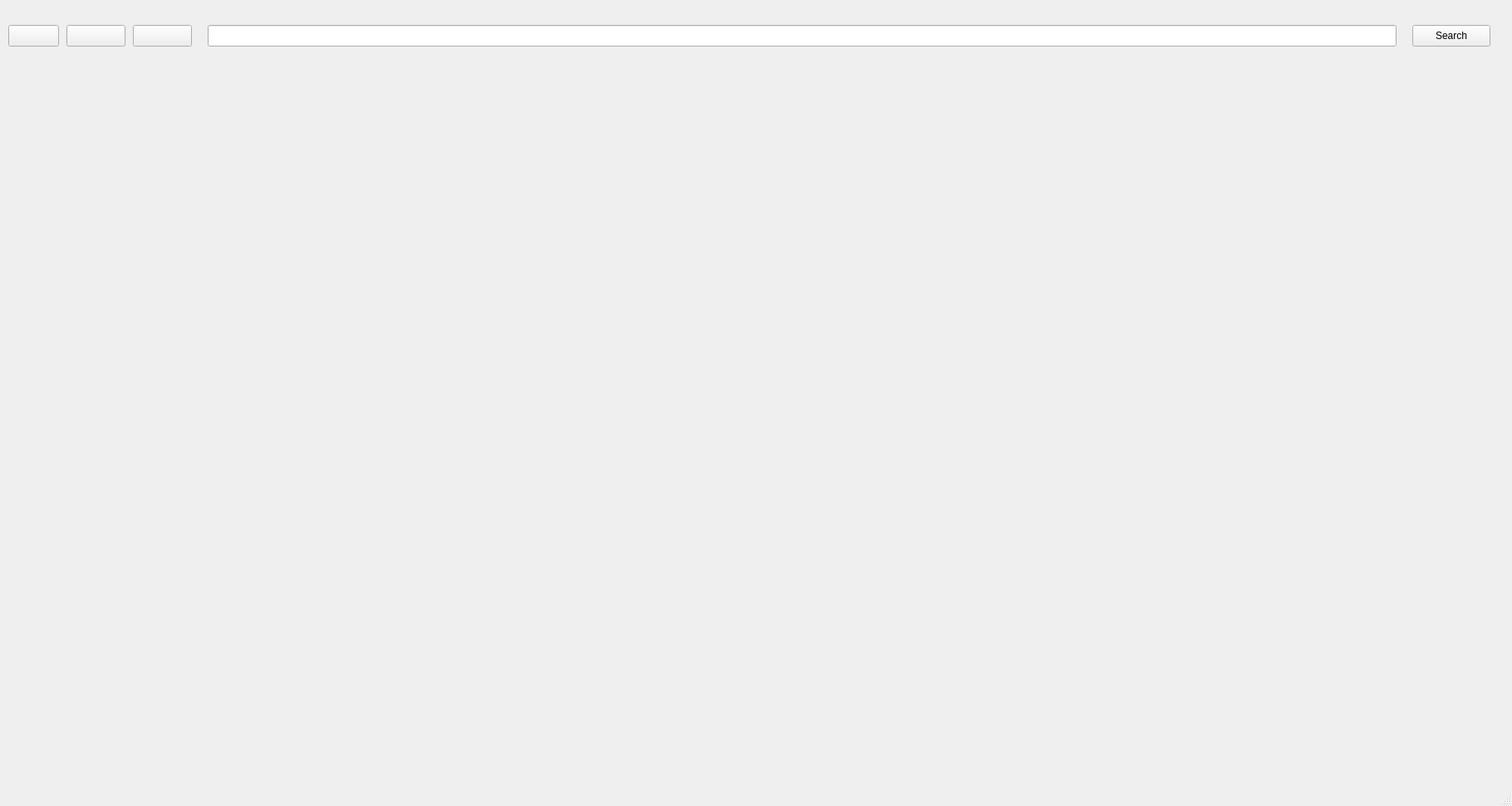
<?xml version="1.0" encoding="UTF-8"?>
<ui version="4.0">
 <class>MainWindow</class>
 <widget class="QMainWindow" name="MainWindow">
  <property name="geometry">
   <rect>
    <x>0</x>
    <y>0</y>
    <width>1820</width>
    <height>970</height>
   </rect>
  </property>
  <property name="minimumSize">
   <size>
    <width>1610</width>
    <height>400</height>
   </size>
  </property>
  <property name="windowTitle">
   <string>Bulipe Tech Limited Web Browser</string>
  </property>
  <widget class="QWidget" name="centralwidget">
   <widget class="QLineEdit" name="urlLineEdit">
    <property name="geometry">
     <rect>
      <x>250</x>
      <y>30</y>
      <width>1431</width>
      <height>26</height>
     </rect>
    </property>
   </widget>
   <widget class="QPushButton" name="pushButton">
    <property name="geometry">
     <rect>
      <x>1700</x>
      <y>30</y>
      <width>94</width>
      <height>26</height>
     </rect>
    </property>
    <property name="text">
     <string>Search</string>
    </property>
   </widget>
   <widget class="QPushButton" name="backButton">
    <property name="geometry">
     <rect>
      <x>10</x>
      <y>30</y>
      <width>61</width>
      <height>26</height>
     </rect>
    </property>
    <property name="text">
     <string/>
    </property>
   </widget>
   <widget class="QPushButton" name="forwardButton">
    <property name="geometry">
     <rect>
      <x>80</x>
      <y>30</y>
      <width>71</width>
      <height>26</height>
     </rect>
    </property>
    <property name="text">
     <string/>
    </property>
   </widget>
   <widget class="QPushButton" name="reloadButton">
    <property name="geometry">
     <rect>
      <x>160</x>
      <y>30</y>
      <width>71</width>
      <height>26</height>
     </rect>
    </property>
    <property name="text">
     <string/>
    </property>
   </widget>
   <widget class="QWidget" name="widget" native="true">
    <property name="geometry">
     <rect>
      <x>10</x>
      <y>80</y>
      <width>1800</width>
      <height>850</height>
     </rect>
    </property>
    <widget class="QWidget" name="verticalLayoutWidget">
     <property name="geometry">
      <rect>
       <x>9</x>
       <y>9</y>
       <width>1781</width>
       <height>831</height>
      </rect>
     </property>
     <layout class="QVBoxLayout" name="verticalLayout"/>
    </widget>
   </widget>
  </widget>
  <widget class="QMenuBar" name="menubar">
   <property name="geometry">
    <rect>
     <x>0</x>
     <y>0</y>
     <width>1820</width>
     <height>23</height>
    </rect>
   </property>
  </widget>
  <widget class="QStatusBar" name="statusbar"/>
 </widget>
 <resources/>
 <connections/>
</ui>
